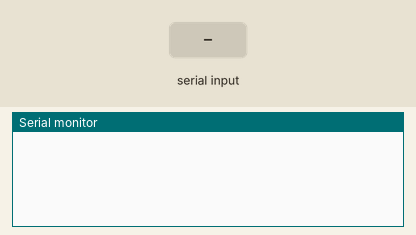
Recording of a sketch running on a simulated Arduino Uno, built with avr-gcc and run on an emulated ATmega328P. Parts: the last lines printed to the serial monitor. The test bench sets the inputs (shaded band).

Above: at 1.2 s.
1.3 s: "1\n" received over Serial
At 2.0 s:
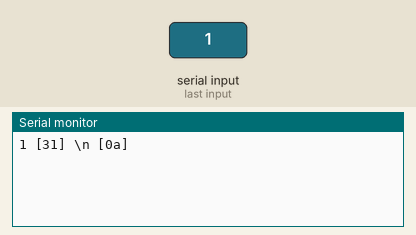
2.8 s: byte 13 ('\r') received over Serial
At 4.0 s:
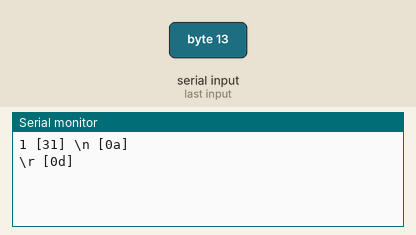
4.3 s: byte 10 ('\n') received over Serial
At 5.4 s:
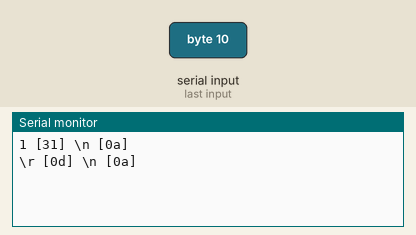
5.8 s: "0\n" received over Serial
At 6.6 s:
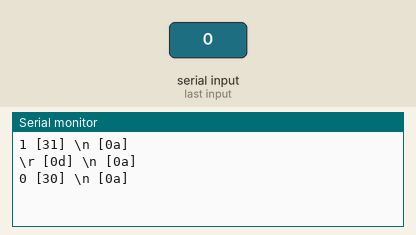

The sketch:

serial_to_hex.ino
```cpp
// (licence header left out)
int received;
char buffer[20];

void setup() {
  Serial.begin(9600);
}

void loop() {
  if (Serial.available() > 0) {
    received = Serial.read();
    switch (received) {
      case '\r':
        sprintf(buffer, "\\r [%02x] ", received);
        Serial.print(buffer);
        break;
      case '\n':
        sprintf(buffer, "\\n [%02x]", received);
        Serial.print(buffer);
        Serial.println();
        break;
      default:
        Serial.write(received);
        sprintf(buffer, " [%02x] ", received);
        Serial.print(buffer);
        break;
    }
  }
}
```

Measured:
- after the input at 1.3 s, the serial monitor: prints a new line at once (image 1)
- after the input at 2.8 s, the serial monitor: prints a new line at once (image 2)
- after the input at 4.3 s, the serial monitor: prints a new line at once (image 3)
- after the input at 5.8 s, the serial monitor: prints a new line at once (image 4)
